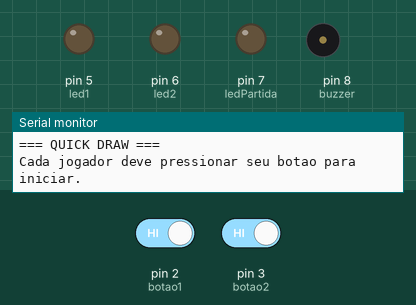
Recording of a sketch running on a simulated Arduino Uno, built with avr-gcc and run on an emulated ATmega328P. Shown: output pins drawn as LEDs (lit = HIGH), buzzer (waves = sounding), the last lines printed to the serial monitor. Inputs (shaded band) come from the test bench; at power-on: pin 2 (botao1) HIGH, pin 3 (botao2) HIGH. Random numbers use the default seed unless the sketch sets one.

Above: at 1.2 s.
1.3 s: pin 2 (botao1) driven LOW and pin 3 (botao2) driven LOW
2.8 s: pin 2 (botao1) driven HIGH and pin 3 (botao2) driven HIGH
5.8 s: pin 2 (botao1) driven LOW
At 6.3 s:
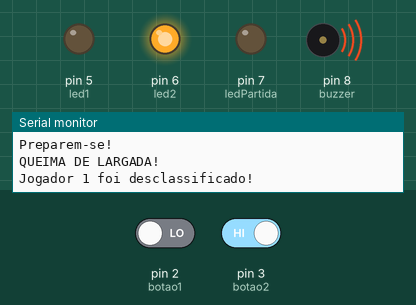
At 6.9 s:
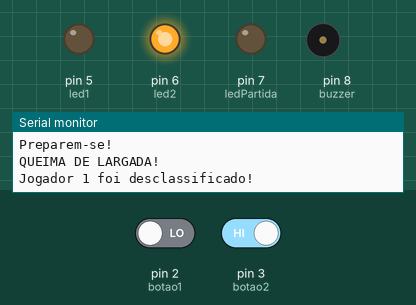
8.0 s: pin 2 (botao1) driven HIGH
Timing chart, 0 to 10.5 s (numbered marks = the images above; inputs shaded):
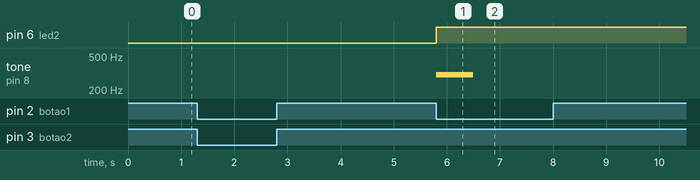

The sketch:

quick-draw.ino
```cpp
const byte botao1 = 2;
const byte botao2 = 3;

const byte led1 = 5;
const byte led2 = 6;
const byte ledPartida = 7;

const byte buzzer = 8;

enum Estado {
  AGUARDANDO,
  AGUARDANDO_LIBERACAO,
  CONTAGEM,
  REACAO,
  RESULTADO
};

Estado estado = AGUARDANDO;

unsigned long inicioContagem;
unsigned long inicioReacao;
unsigned long tempo1 = 0;
unsigned long tempo2 = 0;

const unsigned long tempoLimite = 5000;

bool respondeu1 = false;
bool respondeu2 = false;

// Novas variáveis para iniciar com um botão por vez
bool pronto1 = false;
bool pronto2 = false;

void setup() {
  pinMode(botao1, INPUT_PULLUP);
  pinMode(botao2, INPUT_PULLUP);

  pinMode(led1, OUTPUT);
  pinMode(led2, OUTPUT);
  pinMode(ledPartida, OUTPUT);

  pinMode(buzzer, OUTPUT);

  Serial.begin(9600);
  randomSeed(analogRead(A0));

  Serial.println("=== QUICK DRAW ===");
  Serial.println("Cada jogador deve pressionar seu botao para iniciar.");
}

void loop() {
  bool pressionado1 = digitalRead(botao1) == LOW;
  bool pressionado2 = digitalRead(botao2) == LOW;

  switch (estado) {

    case AGUARDANDO:

      // Cada jogador pode pressionar seu botao separadamente
      if (pressionado1) {
        pronto1 = true;
      }

      if (pressionado2) {
        pronto2 = true;
      }

      // Quando os dois estiverem prontos, inicia a preparacao
      if (pronto1 && pronto2) {
        digitalWrite(led1, LOW);
        digitalWrite(led2, LOW);
        digitalWrite(ledPartida, LOW);

        tempo1 = 0;
        tempo2 = 0;
        respondeu1 = false;
        respondeu2 = false;

        Serial.println("\nPreparem-se!");
        estado = AGUARDANDO_LIBERACAO;
      }
      break;

    case AGUARDANDO_LIBERACAO:

      if (!pressionado1 && !pressionado2) {
        inicioContagem = millis() + random(2000, 6000);
        estado = CONTAGEM;
      }
      break;

    case CONTAGEM:

      if (pressionado1 || pressionado2) {
        Serial.println("QUEIMA DE LARGADA!");

        if (pressionado1) {
          Serial.println("Jogador 1 foi desclassificado!");
          digitalWrite(led2, HIGH);
        } else {
          Serial.println("Jogador 2 foi desclassificado!");
          digitalWrite(led1, HIGH);
        }

        tone(buzzer, 300, 700);
        estado = RESULTADO;
        break;
      }

      if ((long)(millis() - inicioContagem) >= 0) {
        digitalWrite(ledPartida, HIGH);
        tone(buzzer, 1500, 200);

        inicioReacao = millis();

        Serial.println("VALENDO!");
        estado = REACAO;
      }
      break;

    case REACAO:

      if (pressionado1 && !respondeu1) {
        tempo1 = millis() - inicioReacao;
        respondeu1 = true;
      }

      if (pressionado2 && !respondeu2) {
        tempo2 = millis() - inicioReacao;
        respondeu2 = true;
      }

      if ((respondeu1 && respondeu2) ||
          millis() - inicioReacao >= tempoLimite) {

        digitalWrite(ledPartida, LOW);

        Serial.println("\n=== RESULTADO ===");

        if (respondeu1) {
          Serial.print("Jogador 1: ");
          Serial.print(tempo1);
          Serial.println(" ms");
        } else {
          Serial.println("Jogador 1: nao respondeu.");
        }

        if (respondeu2) {
          Serial.print("Jogador 2: ");
          Serial.print(tempo2);
          Serial.println(" ms");
        } else {
          Serial.println("Jogador 2: nao respondeu.");
        }

        if (!respondeu1 && !respondeu2) {
          Serial.println("Ninguem respondeu!");
        }
        else if (!respondeu1) {
          Serial.println("Jogador 2 venceu!");
          digitalWrite(led2, HIGH);
        }
        else if (!respondeu2) {
          Serial.println("Jogador 1 venceu!");
          digitalWrite(led1, HIGH);
        }
        else if (tempo1 < tempo2) {
          Serial.println("Jogador 1 venceu!");
          digitalWrite(led1, HIGH);
        }
        else if (tempo2 < tempo1) {
          Serial.println("Jogador 2 venceu!");
          digitalWrite(led2, HIGH);
        }
        else {
          Serial.println("Empate!");
        }

        tone(buzzer, 800, 500);
        estado = RESULTADO;
      }
      break;

    case RESULTADO:

      // Os jogadores precisam soltar os botoes
      // antes de iniciar uma nova partida.
      if (!pressionado1 && !pressionado2) {
        pronto1 = false;
        pronto2 = false;

        estado = AGUARDANDO;
        Serial.println("\nNova partida: cada jogador pressione seu botao.");
      }
      break;
  }
}


// ============================================================
// CODIGO ANTIGO - VERSAO ORIGINAL
// Mantido comentado para consulta.
// ============================================================

/*

const byte botao1 = 2;
const byte botao2 = 3;

const byte led1 = 5;
const byte led2 = 6;
const byte ledPartida = 7;

const byte buzzer = 8;

enum Estado {
  AGUARDANDO,
  AGUARDANDO_LIBERACAO,
  CONTAGEM,
  REACAO,
  RESULTADO
};

Estado estado = AGUARDANDO;

unsigned long inicioContagem;
unsigned long inicioReacao;
unsigned long tempo1 = 0;
unsigned long tempo2 = 0;

const unsigned long tempoLimite = 5000;

bool respondeu1 = false;
bool respondeu2 = false;

void setup() {
  pinMode(botao1, INPUT_PULLUP);
  pinMode(botao2, INPUT_PULLUP);

  pinMode(led1, OUTPUT);
  pinMode(led2, OUTPUT);
  pinMode(ledPartida, OUTPUT);

  pinMode(buzzer, OUTPUT);

  Serial.begin(9600);
  randomSeed(analogRead(A0));

  Serial.println("=== QUICK DRAW ===");
  Serial.println("Jogadores: apertem os dois botoes para iniciar.");
}

void loop() {
  bool pressionado1 = digitalRead(botao1) == LOW;
  bool pressionado2 = digitalRead(botao2) == LOW;

  switch (estado) {

    case AGUARDANDO:

      if (pressionado1 && pressionado2) {
        digitalWrite(led1, LOW);
        digitalWrite(led2, LOW);
        digitalWrite(ledPartida, LOW);

        tempo1 = 0;
        tempo2 = 0;
        respondeu1 = false;
        respondeu2 = false;

        Serial.println("\nPreparem-se!");
        estado = AGUARDANDO_LIBERACAO;
      }
      break;

    case AGUARDANDO_LIBERACAO:

      if (!pressionado1 && !pressionado2) {
        inicioContagem = millis() + random(2000, 6000);
        estado = CONTAGEM;
      }
      break;

    case CONTAGEM:

      if (pressionado1 || pressionado2) {
        Serial.println("QUEIMA DE LARGADA!");

        if (pressionado1) {
          Serial.println("Jogador 1 foi desclassificado!");
          digitalWrite(led2, HIGH);
        } else {
          Serial.println("Jogador 2 foi desclassificado!");
          digitalWrite(led1, HIGH);
        }

        tone(buzzer, 300, 700);
        estado = RESULTADO;
        break;
      }

      if ((long)(millis() - inicioContagem) >= 0) {
        digitalWrite(ledPartida, HIGH);
        tone(buzzer, 1500, 200);

        inicioReacao = millis();

        Serial.println("VALENDO!");
        estado = REACAO;
      }
      break;

    case REACAO:

      if (pressionado1 && !respondeu1) {
        tempo1 = millis() - inicioReacao;
        respondeu1 = true;
      }

      if (pressionado2 && !respondeu2) {
        tempo2 = millis() - inicioReacao;
        respondeu2 = true;
      }

      if ((respondeu1 && respondeu2) ||
          millis() - inicioReacao >= tempoLimite) {

        digitalWrite(ledPartida, LOW);

        Serial.println("\n=== RESULTADO ===");

        if (respondeu1) {
          Serial.print("Jogador 1: ");
          Serial.print(tempo1);
          Serial.println(" ms");
        } else {
          Serial.println("Jogador 1: nao respondeu.");
        }

        if (respondeu2) {
          Serial.print("Jogador 2: ");
          Serial.print(tempo2);
          Serial.println(" ms");
        } else {
          Serial.println("Jogador 2: nao respondeu.");
        }

        if (!respondeu1 && !respondeu2) {
          Serial.println("Ninguem respondeu!");
        }
        else if (!respondeu1) {
          Serial.println("Jogador 2 venceu!");
          digitalWrite(led2, HIGH);
        }
        else if (!respondeu2) {
          Serial.println("Jogador 1 venceu!");
          digitalWrite(led1, HIGH);
        }
        else if (tempo1 < tempo2) {
          Serial.println("Jogador 1 venceu!");
          digitalWrite(led1, HIGH);
        }
        else if (tempo2 < tempo1) {
          Serial.println("Jogador 2 venceu!");
          digitalWrite(led2, HIGH);
        }
        else {
          Serial.println("Empate!");
        }

        tone(buzzer, 800, 500);
        estado = RESULTADO;
      }
      break;

    case RESULTADO:

      if (!pressionado1 && !pressionado2) {
        estado = AGUARDANDO;
        Serial.println("\nNova partida: apertem os dois botoes.");
      }
      break;
  }
}

*/
```

Measured:
- after the input at 2.8 s, every drawn part: stays the same
- after the input at 5.8 s, pin 6 (led2): LOW → HIGH at once
